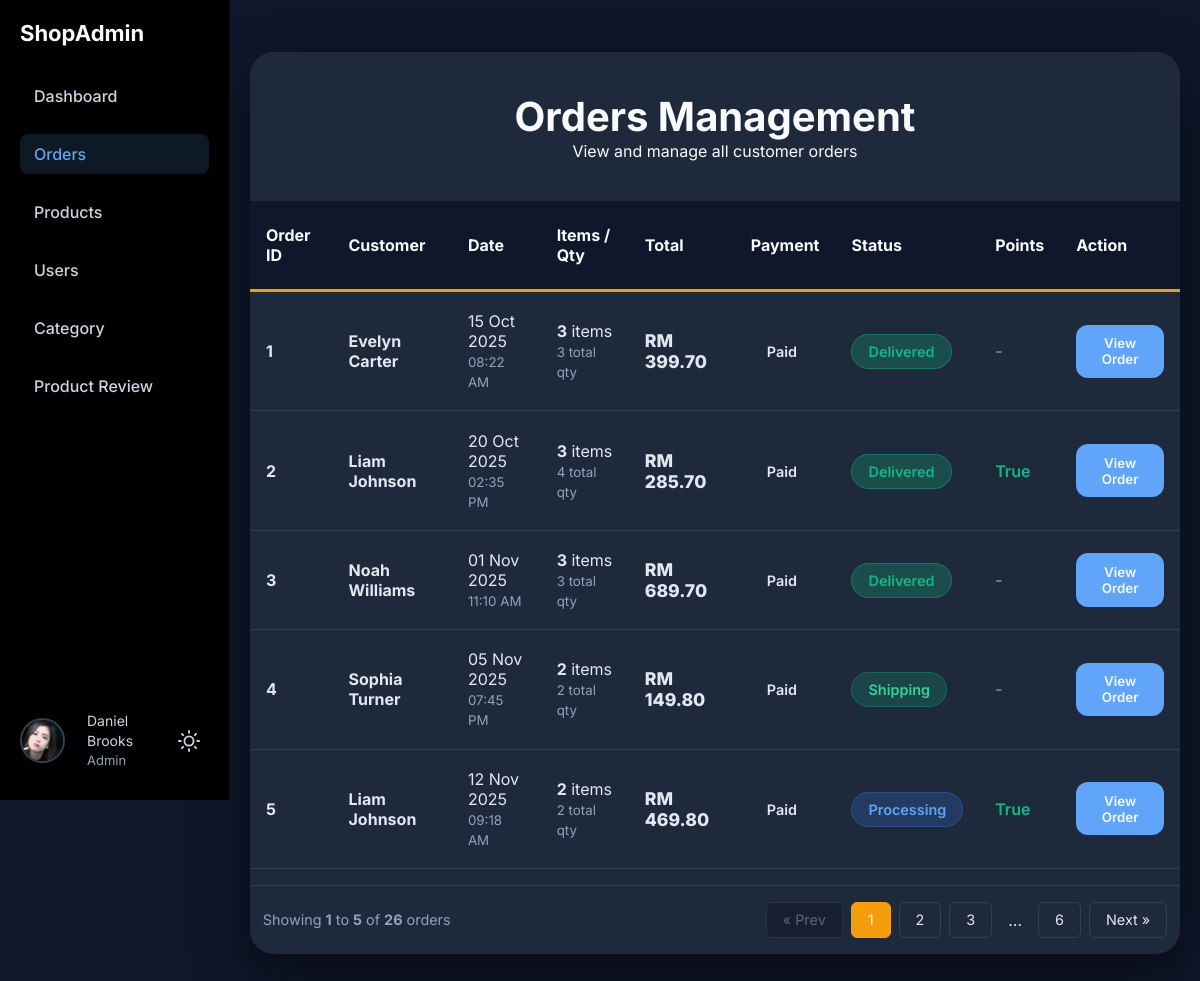
Page /pages/admin/admin-order.php (signed in) on the committed database.
### tables this page shows
CREATE TABLE `userprofile` (
    `user_id` varchar(12) NOT NULL,
    `dob` date DEFAULT NULL,
    `contact_num` varchar(20) DEFAULT NULL,
    `gender` enum('Male', 'Female') DEFAULT NULL
);

CREATE TABLE `users` (
    `user_id` varchar(12) NOT NULL,
    `user_name` varchar(50) NOT NULL,
    `user_role` enum('Member', 'Admin') NOT NULL DEFAULT 'Member',
    `email` varchar(50) NOT NULL,
    `hash_password` varchar(255) NOT NULL,
    `account_status` enum(
        'Unblock',
        'Blocked',
        'Unverify'
    ) NOT NULL DEFAULT 'Unblock'
);

CREATE TABLE `orders` (
    `order_id` int(11) NOT NULL,
    `user_id` varchar(12) DEFAULT NULL,
    `order_at` timestamp NOT NULL DEFAULT current_timestamp(),
    `deliver_at` date DEFAULT NULL,
    `payment_status` enum(
        'Pending',
        'Paid',
        'Failed',
        'Refunded',
        'Redeemed'
    ) NOT NULL,
    `status` enum(
        'Pending',
        'Processing',
        'Shipping',
        'Delivered',
        'Cancelled'
    ) NOT NULL,
    `total_price` decimal(10, 2) NOT NULL,
    `utilize_point` tinyint(1) NOT NULL DEFAULT 0,
    `address_id` int(11) NOT NULL
);

### _base.php (called while the page is built, shortened)
<?php
$pathPrefix = (strpos($_SERVER['SCRIPT_NAME'], '/FixAndGo_Web') === 0) ? '/FixAndGo_Web' : '';
function getCurrentUser()
{
    global $_db;
    $userId = temp('USER_ID');
    try {
        $stmt = $_db->prepare("SELECT u.*, up.gender, up.contact_num
                               FROM users u
                               LEFT JOIN userprofile up ON u.user_id = up.user_id
                               WHERE u.user_id = ?");
        $stmt->execute([$userId]);
        return $stmt->fetch();
    } catch (Exception $e) {
        error_log("Error fetching current user: " . $e->getMessage());
        return null;
    }
}
function temp($key, $value = null)
{
    if ($value !== null) {
        $_SESSION["temp_$key"] = $value;
    } else {
        $value = $_SESSION["temp_$key"] ?? null;
        return $value;
    }
}
$host = 'localhost';
$username = 'root';
$password = '';
$dbname = 'fixandgo_db';
try {
    $_db = new PDO("mysql:host=$host;dbname=$dbname", $username, $password, [
        PDO::ATTR_DEFAULT_FETCH_MODE => PDO::FETCH_OBJ,
        PDO::ATTR_EMULATE_PREPARES   => false,
    ]);
} catch (PDOException $err) {
    die("Connection failed: " . $err->getMessage());
}
function getUserProfilePicture($userId)
{
    global $_db;
    global $pathPrefix;
    $defaultPath = $pathPrefix . "/images/profile/default_profile_picture.webp";
    try {
        $stmt = $_db->prepare("SELECT file_path FROM profilepicture WHERE user_id = ?");
        $stmt->execute([$userId]);
        $result = $stmt->fetch();
        if ($result && isset($result->file_path) && !empty($result->file_path)) {
            $filePath = $result->file_path;
            if (substr($filePath, 0, 1) !== '/') {
                $filePath = '/' . $filePath;
            }
            return $filePath;
        }
    } catch (Exception $e) {
        error_log("Profile picture error for user $userId: " . $e->getMessage());
    }
    return $defaultPath;
}

### config/authorization.php (called while the page is built, shortened)
<?php
function enforce_authorization(): void
{
    global $rootDir, $pathPrefix;
    $requestUri = $_SERVER['REQUEST_URI'] ?? '/';
    $path = parse_url($requestUri, PHP_URL_PATH) ?: '/';
    $pathPrefix = $pathPrefix ?? '';
    $normalizedPath = $path;
    if (str_starts_with($normalizedPath, '/pages/admin/')) {
        return;
    }
    exit();
}

### DAO/order-dao.php (called while the page is built, shortened)
<?php
function getAllOrdersAdmin()
{
    global $_db;
    try {
        $sql = "SELECT
                    o.order_id,
                    o.order_at,
                    u.user_name,
                    u.email,
                    o.total_price,
                    o.payment_status,
                    o.status,
                    o.utilize_point,
                    COUNT(DISTINCT oi.product_id) AS total_items,
                    SUM(oi.qty) AS total_quantity
                FROM orders o
                LEFT JOIN users u ON o.user_id = u.user_id
                LEFT JOIN orderitem oi ON o.order_id = oi.order_id
                GROUP BY o.order_id
                ORDER BY o.order_at ASC";
        $stmt = $_db->prepare($sql);
        $stmt->execute();
        return $stmt->fetchAll(PDO::FETCH_OBJ);
    } catch (PDOException $e) {
        error_log("Get All Orders Admin Error: " . $e->getMessage());
        return [];
    }
}

### controller/order-controller.php (called while the page is built, shortened)
<?php
require_once  __DIR__ . '/../_base.php';
require __DIR__ . '/../DAO/order-dao.php';
function getOrderHistoryAdmin()
{
    return getAllOrdersAdmin();
}

### pages/admin/admin-order.php (the view, shortened to what this page needs)
<?php
require '../../_base.php';
require '../../controller/order-controller.php';
include 'adminHeader.php';
$all_orders = getOrderHistoryAdmin();
$limit = 5;
$page = isset($_GET['page']) ? (int)$_GET['page'] : 1;
$total_records = count($all_orders);
$total_pages = ceil($total_records / $limit);
$offset = ($page - 1) * $limit;
$orders = array_slice($all_orders, $offset, $limit);
?>
<link rel="stylesheet" href="../../css/admin-order.css">
<link rel="stylesheet" href="../../css/msg.css">
<div class="admin-container">
    <div class="admin-header">
        <h1>Orders Management</h1>
        <p>View and manage all customer orders</p>
    </div>
    <table class="orders-table">
        <thead>
            <tr>
                <th>Order ID</th>
                <th>Customer</th>
                <th>Date</th>
                <th>Items / Qty</th>
                <th>Total</th>
                <th>Payment</th>
                <th>Status</th>
                <th>Points</th>
                <th>Action</th>
            </tr>
        </thead>
        <tbody>
            <?php if (is_array($orders) && !empty($orders)): ?>
                <?php foreach ($orders as $order): ?>
                    <?php if (is_object($order) && isset($order->order_id)): ?>
                        <tr>
                            <td data-label="Order ID"><strong><?= $order->order_id ?></strong></td>
                            <td data-label="Customer">
                                <a
                                    style="text-decoration:none; color:var(--color-text-primary);"
                                    href="../admin/admin-order-detail.php?id=<?= $order->order_id ?>"
                                    <?= empty($order->user_name) ? '"' : '' ?>>
                                    <div><strong><?= htmlspecialchars($order->user_name ?? 'Unknown') ?></strong></div>
                                </a>
                            </td>
                            <td data-label="Date">
                                <?= isset($order->order_at) ? date('d M Y', strtotime($order->order_at)) : 'N/A' ?><br>
                                <small style="color:#94a3b8;">
                                    <?= isset($order->order_at) ? date('h:i A', strtotime($order->order_at)) : '' ?>
                                </small>
                            </td>
                            <td data-label="Items / Qty">
                                <strong><?= $order->total_items ?? 0 ?></strong> item<?= ($order->total_items ?? 0) > 1 ? 's' : '' ?><br>
                                <small style="color:#94a3b8;"><?= $order->total_quantity ?? 0 ?> total qty</small>
                            </td>
                            <td data-label="Total" class="total-price">
                                RM <?= number_format($order->total_price ?? 0, 2) ?>
                            </td>
                            <td data-label="Payment">
                                <span class="status <?= strtolower($order->payment_status ?? 'unknown') ?>">
                                    <?= ucfirst($order->payment_status ?? 'Unknown') ?>
                                </span>
                            </td>
                            <td data-label="Status">
                                <span class="status <?= strtolower($order->status ?? 'unknown') ?>">
                                    <?= ucfirst($order->status ?? 'Unknown') ?>
                                </span>
                            </td>
                            <td data-label="Points">
                                <?php if (isset($order->utilize_point) && $order->utilize_point): ?>
                                    <span style="color: #10b981; font-weight: 600;">True</span>
                                <?php else: ?>
                                    <span style="color: #94a3b8;">-</span>
                                <?php endif; ?>
                            </td>
                            <td data-label="Action">
                                <button class="btn-small btn-view" onclick="viewOrderDetails(<?= $order->order_id ?? 0 ?>)">
                                    View Order
                                </button>
                            </td>
                        </tr>
                    <?php endif; ?>
                <?php endforeach; ?>
            <?php endif; ?>
        </tbody>
    </table>
    <?php if ($total_pages > 1): ?>
        <div class="pagination-container">
            <div class="pagination-info">
                Showing <strong><?= $offset + 1 ?></strong> to <strong><?= min($offset + $limit, $total_records) ?></strong> of <strong><?= $total_records ?></strong> orders
            </div>
            <div class="pagination-controls">
                <a href="?page=<?= $page - 1 ?>" class="page-btn <?= ($page <= 1) ? 'disabled' : '' ?>">
                    &laquo; Prev
                </a>
                <?php
                $start = max(1, $page - 2);
                $end = min($total_pages, $page + 2);
                for ($i = $start; $i <= $end; $i++): ?>
                    <a href="?page=<?= $i ?>" class="page-btn <?= ($i == $page) ? 'active' : '' ?>">
                        <?= $i ?>
                    </a>
                <?php endfor;
                if ($end < $total_pages) {
                    if ($end < $total_pages - 1) echo '<span style="padding:0.5rem">...</span>';
                    echo '<a href="?page=' . $total_pages . '" class="page-btn">' . $total_pages . '</a>';
                }
                ?>
                <a href="?page=<?= $page + 1 ?>" class="page-btn <?= ($page >= $total_pages) ? 'disabled' : '' ?>">
                    Next &raquo;
                </a>
            </div>
        </div>
    <?php endif; ?>
</div>
<?php include 'adminFooter.php'; ?>

### pages/admin/adminSidebar.php (shortened to what this page needs)
<?php
$currentUser = getCurrentUser();
$userProfilePic = $currentUser->user_id ? getUserProfilePicture($currentUser->user_id) : $pathPrefix . '/images/profile/default_profile_picture.webp';
?>
<div class="admin-sidebar">
    <h2 class="logo">ShopAdmin</h2>
    <ul class="menu">
        <li><a href="adminDashboard.php" class="<?= basename($_SERVER['PHP_SELF']) == 'adminDashboard.php' ? 'active' : '' ?>">Dashboard</a></li>
        <li><a href="admin-order.php" class="<?= basename($_SERVER['PHP_SELF']) == 'admin-order.php' ? 'active' : '' ?>">Orders</a></li>
        <li><a href="admin-product.php" class="<?= basename($_SERVER['PHP_SELF']) == 'admin-product.php' ? 'active' : '' ?>">Products</a></li>
        <li><a href="adminCustomer.php" class="<?= basename($_SERVER['PHP_SELF']) == 'adminCustomer.php' ? 'active' : '' ?>">Users</a></li>
        <li><a href="admin-category.php" class="<?= basename($_SERVER['PHP_SELF']) == 'admin-category.php' ? 'active' : '' ?>">Category</a></li>
        <li><a href="admin-manage-review.php" class="<?= basename($_SERVER['PHP_SELF']) == 'admin-manage-review.php' ? 'active' : '' ?>">Product Review</a></li>
    </ul>
    <div class="sidebar-footer">
        <div class="footer-content">
            <img src="<?= htmlspecialchars($userProfilePic) ?>"
                class="avatar"
                alt="<?= htmlspecialchars($currentUser->user_name) ?>"
                width="45" height="45" style="width: 45px; height: 45px; object-fit: cover;"
                onerror="this.src='<?= $pathPrefix ?>/images/profile/default_profile_picture.webp'">
            <p class="admin-name">
                <?= htmlspecialchars($currentUser->user_name) ?><br>
                <span><?= htmlspecialchars($currentUser->user_role) ?></span>
            </p>
            <button id="themeToggle" class="theme-toggle" aria-label="Toggle theme">
            </button>
        </div>
    </div>
</div>

### css/admin.css (style rules this page uses)
:root { --color-bg-body: #010716; --color-text-light: #e2e8f0; --color-profile-bg: #1e293b; --color-box-bg: rgba(0, 0, 0, 0.3); --color-sidebar-bg: #000000; --color-sidebar-border: #021024; --color-logo-text: #f8fafc; --color-menu-text: #cbd5e1; --color-menu-active: #60a5fa; --color-admin-name: #cbd5e1; --color-admin-name-muted: #94a3b8; --color-search-border: #475569; --color-search-bg: #000000; --color-search-text: #f1f5f9; --color-surface: #000000; --color-surface-muted: #020617; --color-border: #334155; --color-text-main: #f8fafc; --color-text-muted: #94a3b8; --color-accent: #38bdf8; --color-accent-soft: rgba(56, 189, 248, 0.15); --color-form-input: #0f172a; --text-secondary: #9ca3af; }
* { margin: 0; padding: 0; box-sizing: border-box; font-family: Inter, sans-serif; }
body { background: var(--color-bg-body); color: var(--color-text-light); transition: background 0.3s ease, color 0.3s ease; }
.admin-sidebar { display: flex; flex-direction: column; width: 230px; background: var(--color-sidebar-bg); padding: 20px; border-right: 1px solid var(--color-sidebar-border); height: 100vh; position: fixed; top: 0; left: 0; transition: background 0.3s ease, border-color 0.3s ease; }
.logo { font-size: 22px; font-weight: 700; margin-bottom: 30px; color: var(--color-logo-text); transition: color 0.3s ease; }
.menu { padding: 0; margin: 0; flex: 1; }
.menu li { list-style: none; margin-bottom: 18px; }
.menu a { display: block; padding: 10px 14px; border-radius: 8px; text-decoration: none; color: var(--color-menu-text); font-weight: 500; transition: background 0.2s, color 0.2s; }
.menu a.active { background: rgba(96, 165, 250, 0.15); color: var(--color-menu-active); }
.sidebar-footer { position: absolute; bottom: 30px; left: 20px; right: 20px; color: var(--color-admin-name); }
.footer-content { display: flex; align-items: center; gap: 12px; }
.sidebar-footer .avatar { width: 45px; height: 45px; border-radius: 50%; object-fit: cover; border: 2px solid #334155; flex-shrink: 0; }
.admin-name { font-size: 14px; color: var(--color-admin-name); transition: color 0.3s ease; flex: 1; line-height: 1.4; }
.admin-name span { font-size: 13px; color: var(--color-admin-name-muted); transition: color 0.3s ease; }
.theme-toggle { width: 40px; height: 40px; border-radius: 50%; border: none; background: transparent; color: var(--color-menu-text); cursor: pointer; display: flex; align-items: center; justify-content: center; transition: all 0.3s ease; flex-shrink: 0; }
body[data-theme="dark"] .theme-toggle .sun-icon { display: block; }
.avatar { width: 40px; height: 40px; border-radius: 50%; margin-right: 10px; object-fit: cover; }

### rows in the picture
userprofile: user_id.user_name (picture), user_id.user_name "Daniel Brooks", user_id.user_role "Admin"
orders: order_id "1", user.user_name "Evelyn Carter", order_at "15 Oct 2025", order_at "08:22 AM", total_items "3", total_quantity "3", total_price "399.70", payment_status "Paid", status "Delivered"
orders: order_id "2", user.user_name "Liam Johnson", order_at "20 Oct 2025", order_at "02:35 PM", total_items "3", total_quantity "4", total_price "285.70", payment_status "Paid", status "Delivered", utilize_point "True"
orders: order_id "3", user.user_name "Noah Williams", order_at "01 Nov 2025", order_at "11:10 AM", total_items "3", total_quantity "3", total_price "689.70", payment_status "Paid", status "Delivered"
orders: order_id "4", user.user_name "Sophia Turner", order_at "05 Nov 2025", order_at "07:45 PM", total_items "2", total_quantity "2", total_price "149.80", payment_status "Paid", status "Shipping"
orders: order_id "5", user.user_name "Liam Johnson", order_at "12 Nov 2025", order_at "09:18 AM", total_items "2", total_quantity "2", total_price "469.80", payment_status "Paid", status "Processing", utilize_point "True"

### other values in the picture
$offset + 1 "1"
min($offset + $limit, $total_records) "5"
$total_records "26"
$total_pages "6"
